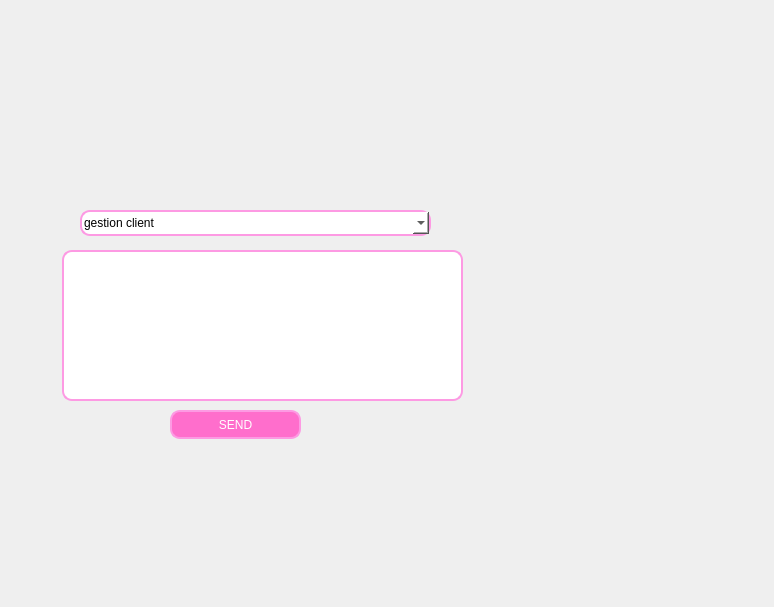
<?xml version="1.0" encoding="UTF-8"?>
<ui version="4.0">
 <class>Message</class>
 <widget class="QWidget" name="Message">
  <property name="geometry">
   <rect>
    <x>0</x>
    <y>0</y>
    <width>774</width>
    <height>607</height>
   </rect>
  </property>
  <property name="windowTitle">
   <string>Form</string>
  </property>
  <widget class="QComboBox" name="comboBox">
   <property name="geometry">
    <rect>
     <x>80</x>
     <y>210</y>
     <width>351</width>
     <height>26</height>
    </rect>
   </property>
   <property name="styleSheet">
    <string notr="true">border: 2px solid #EF8EBA; /* Bordure rose */
border-color: rgb(253, 154, 227);
    border-radius: 10px; /* Coins arrondis */
    padding: 2px;
background-color: rgb(255, 255, 255);</string>
   </property>
   <item>
    <property name="text">
     <string>gestion client</string>
    </property>
   </item>
   <item>
    <property name="text">
     <string>gestion produit</string>
    </property>
   </item>
   <item>
    <property name="text">
     <string>gestion fournisseur</string>
    </property>
   </item>
   <item>
    <property name="text">
     <string>promotion</string>
    </property>
   </item>
   <item>
    <property name="text">
     <string>gestion commande</string>
    </property>
   </item>
  </widget>
  <widget class="QLabel" name="label_2">
   <property name="geometry">
    <rect>
     <x>62</x>
     <y>250</y>
     <width>401</width>
     <height>151</height>
    </rect>
   </property>
   <property name="styleSheet">
    <string notr="true">border: 2px solid #EF8EBA; /* Bordure rose */
border-color: rgb(253, 154, 227);
    border-radius: 10px; /* Coins arrondis */
    padding: 2px;
background-color: rgb(255, 255, 255);</string>
   </property>
   <property name="text">
    <string/>
   </property>
  </widget>
  <widget class="QPushButton" name="pushButton">
   <property name="geometry">
    <rect>
     <x>170</x>
     <y>410</y>
     <width>131</width>
     <height>29</height>
    </rect>
   </property>
   <property name="styleSheet">
    <string notr="true">border: 2px solid #EF8EBA; /* Bordure rose */
border-color: rgb(253, 154, 227);
    border-radius: 10px; /* Coins arrondis */
    padding: 2px;
background-color: rgb(255, 110, 204);
color: rgb(255, 255, 255);</string>
   </property>
   <property name="text">
    <string>SEND</string>
   </property>
  </widget>
  <widget class="QLabel" name="label_3">
   <property name="geometry">
    <rect>
     <x>270</x>
     <y>50</y>
     <width>261</width>
     <height>101</height>
    </rect>
   </property>
   <property name="text">
    <string/>
   </property>
   <property name="pixmap">
    <pixmap>../../Downloads/Chat-Me-13-11-2024.png</pixmap>
   </property>
   <property name="scaledContents">
    <bool>true</bool>
   </property>
  </widget>
  <widget class="QLabel" name="label_4">
   <property name="geometry">
    <rect>
     <x>0</x>
     <y>500</y>
     <width>121</width>
     <height>121</height>
    </rect>
   </property>
   <property name="text">
    <string/>
   </property>
   <property name="pixmap">
    <pixmap>../../Downloads/logo.png</pixmap>
   </property>
   <property name="scaledContents">
    <bool>true</bool>
   </property>
  </widget>
  <widget class="QWidget" name="verticalLayoutWidget">
   <property name="geometry">
    <rect>
     <x>490</x>
     <y>270</y>
     <width>221</width>
     <height>121</height>
    </rect>
   </property>
   <layout class="QVBoxLayout" name="verticalLayout"/>
  </widget>
 </widget>
 <resources/>
 <connections/>
</ui>
